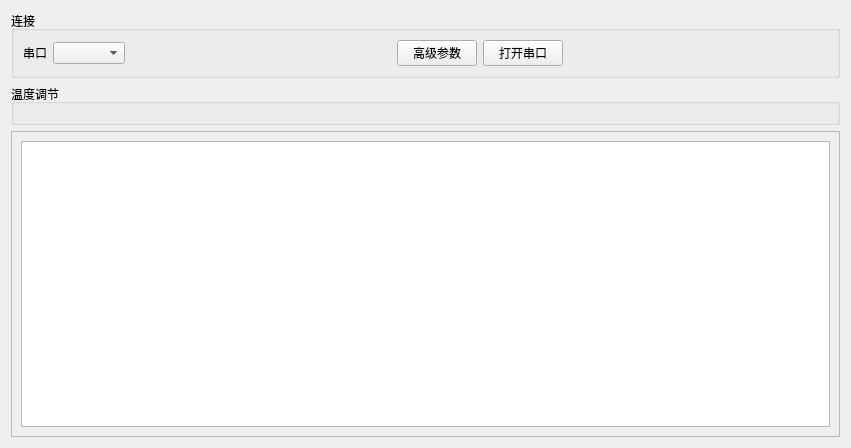
<?xml version="1.0" encoding="UTF-8"?>
<ui version="4.0">
 <class>ModbusDataView</class>
 <widget class="QWidget" name="ModbusDataView">
  <property name="geometry">
   <rect>
    <x>0</x>
    <y>0</y>
    <width>851</width>
    <height>448</height>
   </rect>
  </property>
  <property name="windowTitle">
   <string>Form</string>
  </property>
  <layout class="QVBoxLayout" name="verticalLayout">
   <item>
    <widget class="QGroupBox" name="groupBox">
     <property name="title">
      <string>连接</string>
     </property>
     <layout class="QGridLayout" name="gridLayout">
      <item row="0" column="2">
       <spacer name="horizontalSpacer">
        <property name="orientation">
         <enum>Qt::Horizontal</enum>
        </property>
        <property name="sizeHint" stdset="0">
         <size>
          <width>40</width>
          <height>20</height>
         </size>
        </property>
       </spacer>
      </item>
      <item row="0" column="0">
       <widget class="QLabel" name="label">
        <property name="text">
         <string>串口</string>
        </property>
       </widget>
      </item>
      <item row="0" column="1">
       <widget class="QComboBox" name="serialPortInfoListBox"/>
      </item>
      <item row="0" column="3">
       <widget class="QPushButton" name="pushButtonParameter">
        <property name="text">
         <string>高级参数</string>
        </property>
       </widget>
      </item>
      <item row="0" column="4">
       <widget class="QPushButton" name="pushButtonConn">
        <property name="text">
         <string>打开串口</string>
        </property>
       </widget>
      </item>
      <item row="0" column="5">
       <spacer name="horizontalSpacer_2">
        <property name="orientation">
         <enum>Qt::Horizontal</enum>
        </property>
        <property name="sizeHint" stdset="0">
         <size>
          <width>40</width>
          <height>20</height>
         </size>
        </property>
       </spacer>
      </item>
     </layout>
    </widget>
   </item>
   <item>
    <widget class="QGroupBox" name="groupBox_server">
     <property name="title">
      <string>温度调节</string>
     </property>
     <layout class="QGridLayout" name="gridLayout_2">
      <item row="0" column="0">
       <widget class="FormTemp" name="widgetServer1" native="true"/>
      </item>
      <item row="0" column="1">
       <widget class="FormTemp" name="widgetServer2" native="true"/>
      </item>
     </layout>
    </widget>
   </item>
   <item>
    <widget class="QFrame" name="frameDbg">
     <property name="frameShape">
      <enum>QFrame::StyledPanel</enum>
     </property>
     <property name="frameShadow">
      <enum>QFrame::Raised</enum>
     </property>
     <layout class="QVBoxLayout" name="verticalLayout_2">
      <item>
       <widget class="QTextEdit" name="textEditMsg"/>
      </item>
     </layout>
    </widget>
   </item>
  </layout>
 </widget>
 <customwidgets>
  <customwidget>
   <class>FormTemp</class>
   <extends>QWidget</extends>
   <header>formtemp.h</header>
   <container>1</container>
  </customwidget>
 </customwidgets>
 <resources/>
 <connections/>
</ui>
